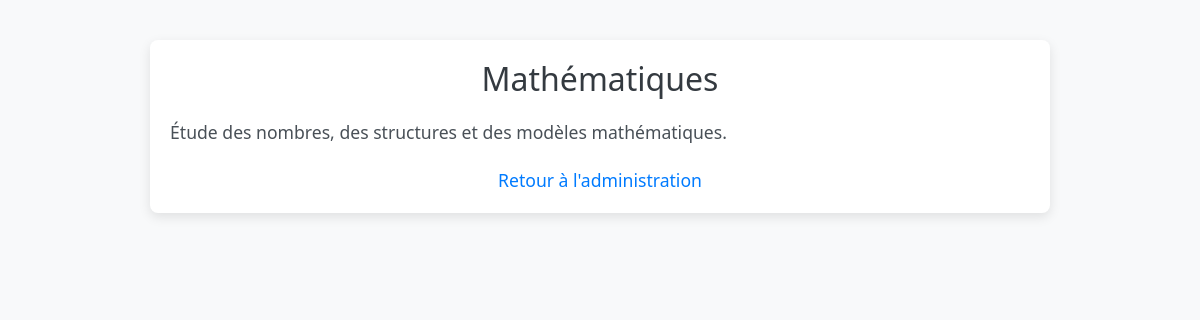
The page /save.php?id=Mathématiques (signed in) on the database its author committed.
### tables this page shows
CREATE TABLE section (
    id INT AUTO_INCREMENT PRIMARY KEY,
    designation VARCHAR(100) NOT NULL,
    description TEXT
);

### save.php (the view, shortened to what this page needs)
<?php
include('db.php');
$section_name = $_GET['id'];
try {
    $stmt = $conn->prepare("SELECT * FROM section WHERE designation = :id");
    $stmt->bindParam(':id', $section_name, PDO::PARAM_STR);
    $stmt->execute();
    $section = $stmt->fetch(PDO::FETCH_ASSOC);
} catch (PDOException $e) {
    die("Erreur : " . $e->getMessage());
}
?>
<!DOCTYPE html>
<html lang="fr">
<head>
    <link href="https://cdn.jsdelivr.net/npm/bootstrap@5.3.3/dist/css/bootstrap.min.css" rel="stylesheet">
</head>
<body>
<div class="container">
    <h2><?= htmlspecialchars($section['designation']) ?></h2>
    <p><?= nl2br(htmlspecialchars($section['description'])) ?></p>
    <div class="back-link">
        <?php if ($_SESSION['role'] === 'user'): ?>
            <a href="user_dash.php">Retour à l'espace utilisateur</a>
        <?php else: ?>
            <a href="admin_dash.php">Retour à l'administration</a>
        <?php endif; ?>
    </div>
</div>
</body>
</html>

### save.php (style rules this page uses)
body { font-family: 'Segoe UI', Tahoma, Geneva, Verdana, sans-serif; background-color: #f8f9fa; margin: 0; padding: 0; }
.container { max-width: 900px; margin: 40px auto; background-color: #fff; padding: 20px; border-radius: 8px; box-shadow: 0 4px 12px rgba(0, 0, 0, 0.1); }
h2 { color: #343a40; text-align: center; margin-bottom: 20px; }
p { font-size: 1.1rem; line-height: 1.6; color: #495057; }
a { color: #007bff; text-decoration: none; font-size: 1.1rem; }
.back-link { margin-top: 20px; text-align: center; }

### rows shown on the page
section: designation "Mathématiques", description "Étude des nombres, des structures et des modèles mathématiques."
